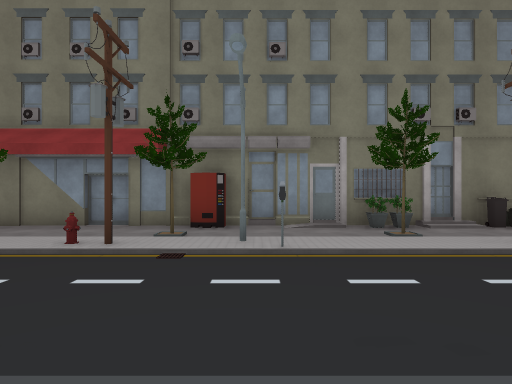
view 1 (above)

22 first-person views from a walk through a scene from a Unity 3-D project. The camera is 1.3 m above the floor, looks level and sees 75° across. The floor is counted in squares, 2 m on a side. Each view is taken from the middle of a square. On the plan, view 1 faces up. The plan holds only what a view shows up to about 10 squares ahead; the rest is blank. The place goes on beyond the plan. The player character is not drawn. Some animated figures are left out. Some surface patterns are stand-ins.

view 2
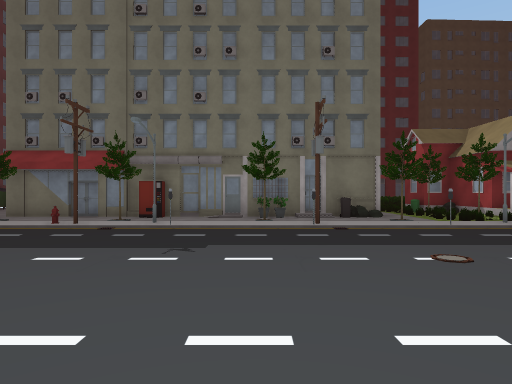

view 3
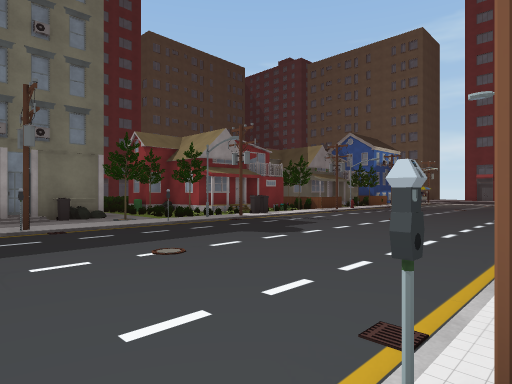

view 4
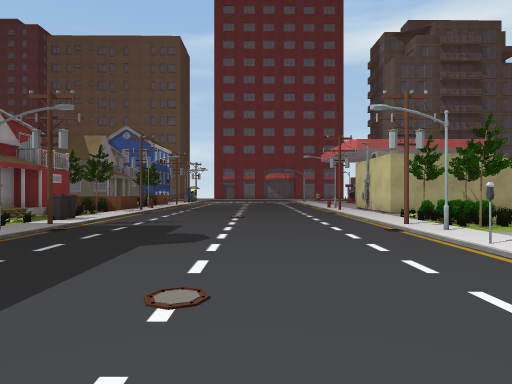

view 5
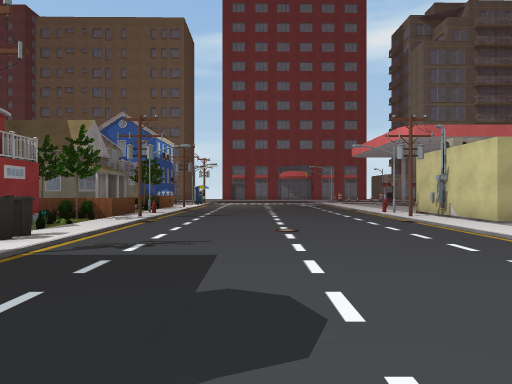

view 6
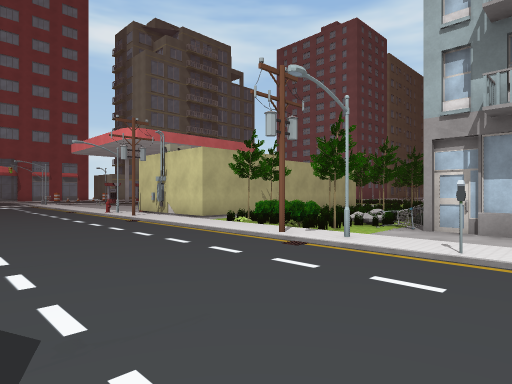

view 7
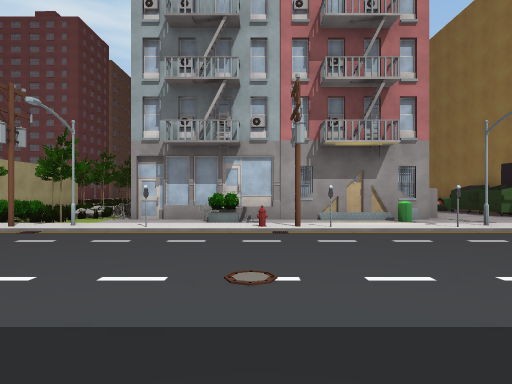

view 8
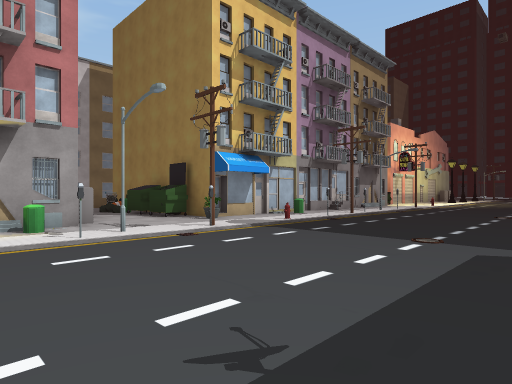

view 9
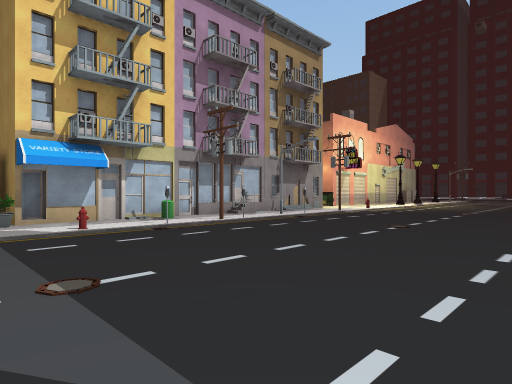

view 10
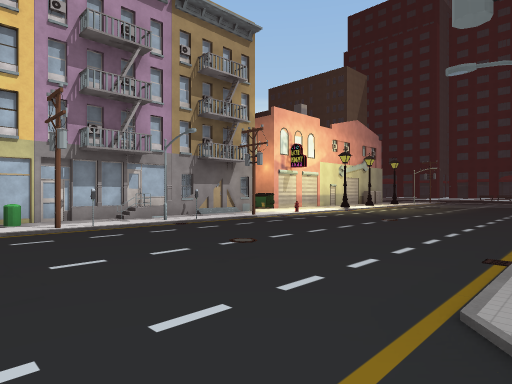

view 11
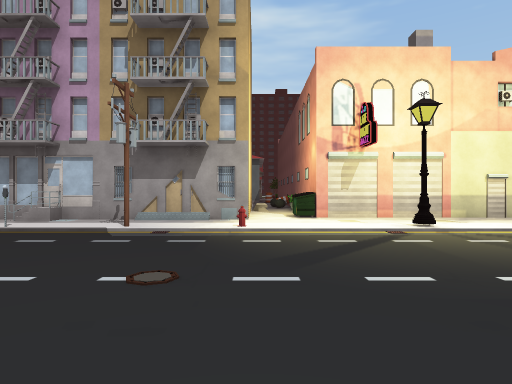

view 12
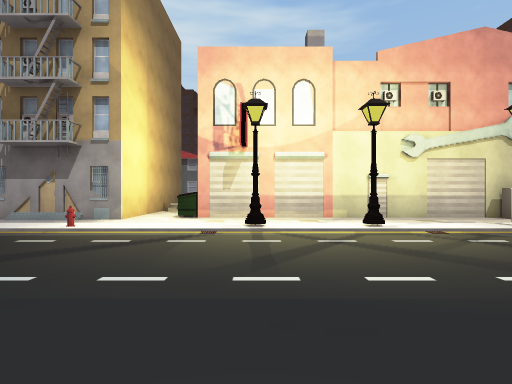

view 13
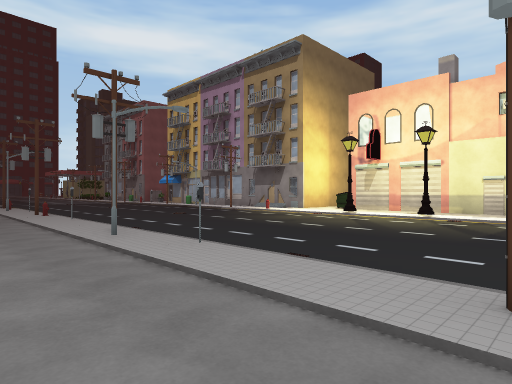

view 14
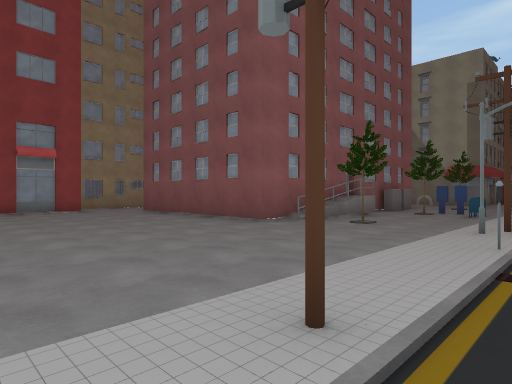

view 15
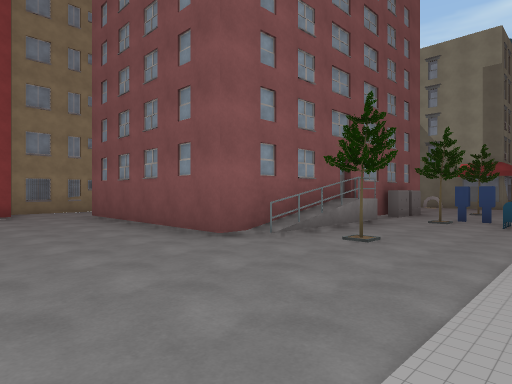

view 16
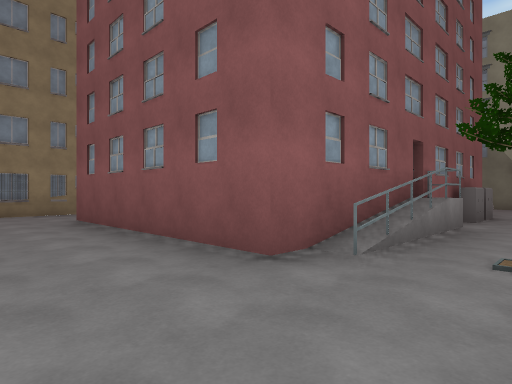

view 17
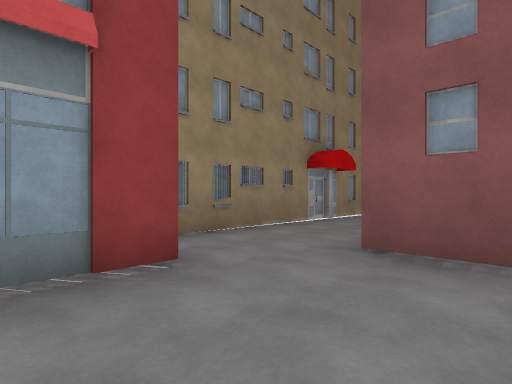

view 18
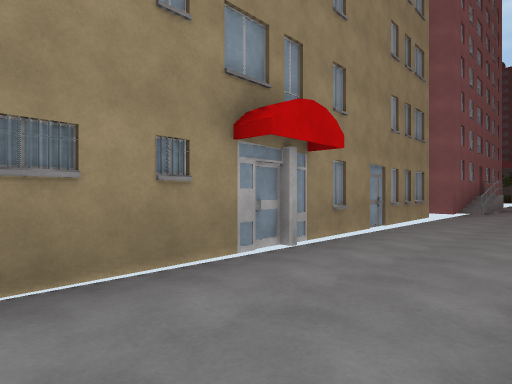

view 19
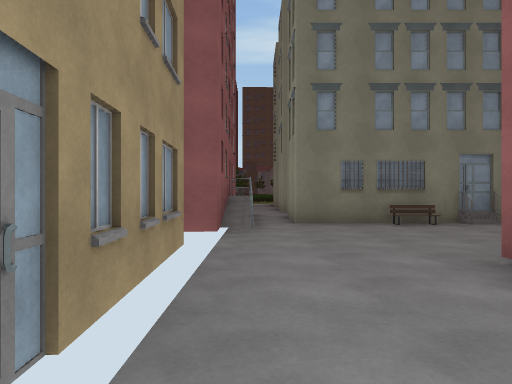

view 20
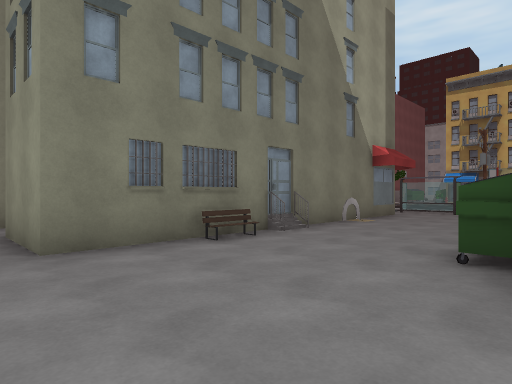

view 21
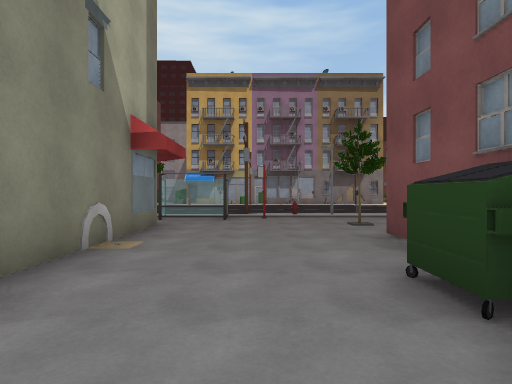

view 22
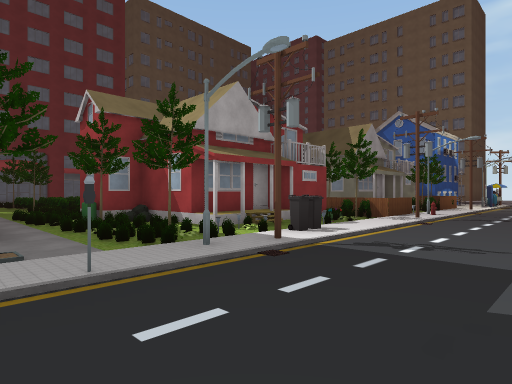

### Floor plan
Key: @ floor where view 1 was taken; # wall or solid block; x gap in a wall; . main floor; : floor 0.5 m higher than the main floor; / step, stairs or slope; = window, fence, low wall or low ledge; ^ raised ledge; O other object.
Columns run from 23 left of view 1 to 15 right of it. Each row starts with its distance up from view 1.
 17     OOOOOOOOOOOOOOOOOO
 16     .............OOOO.
 15   ##..............###.#
 14   .........  .....#
 13  .....        #...O
 12  .....O       #...O
 11  .....O       #...#
 10  .....O       #...#          ..
  9  .....OO  OOOO#...#          ..##
  8  ...../:##........#          ...#O
  7 ..................###########.O.#OO
  6 .......O..O#..O.......x..#//O.O.::##OO
  5 ..........O.....#==O..O..O...OOOO..OO O
  4 .O..#.OO.#.OO.O.O....O.O..O...OO....OOO
  3 .......................................
  2   .....................................
  1   .....................................
  0   .....................@...............
 -1   .....................................
 -2   .....................................
 -3  O..O.O..O.O..O.O.#..O.O..O...OO....OOO
 -4  ...........................O..OOOO####
 -5 #.........O##O####O##..##O#O##OO.O.#
 -6 ########O.          #..      ##=.OO#
 -7        #..          #.^        OO  #

Positions as (right, up) in squares from view 1, and headings:
1: (0, 0), facing up
2: (2, -3), facing up
3: (2, -3), facing up-right
4: (2, 0), facing right
5: (5, 1), facing right
6: (5, 1), facing down-right
7: (4, 3), facing down
8: (2, 2), facing down-left
9: (-2, 3), facing down-left
10: (-5, 4), facing down-left
11: (-14, 3), facing down
12: (-17, 3), facing down
13: (-22, 6), facing down-right
14: (-23, 3), facing up-right
15: (-21, 4), facing up-right
16: (-20, 6), facing up-right
17: (-21, 12), facing up-right
18: (-17, 14), facing up-right
19: (-12, 16), facing right
20: (-9, 16), facing down-right
21: (-7, 13), facing down
22: (5, 1), facing up-right
